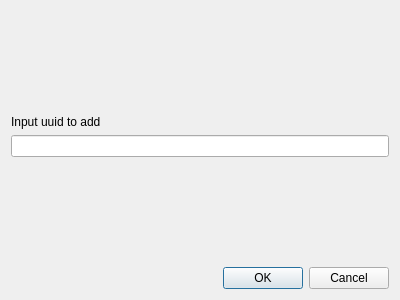
<?xml version="1.0" encoding="UTF-8"?>
<ui version="4.0">
 <class>AddContactPopup</class>
 <widget class="QDialog" name="AddContactPopup">
  <property name="geometry">
   <rect>
    <x>0</x>
    <y>0</y>
    <width>400</width>
    <height>300</height>
   </rect>
  </property>
  <property name="windowTitle">
   <string>Dialog</string>
  </property>
  <layout class="QVBoxLayout" name="verticalLayout_2">
   <item>
    <layout class="QVBoxLayout" name="verticalLayout">
     <item>
      <spacer name="verticalSpacer_2">
       <property name="orientation">
        <enum>Qt::Orientation::Vertical</enum>
       </property>
       <property name="sizeHint" stdset="0">
        <size>
         <width>20</width>
         <height>40</height>
        </size>
       </property>
      </spacer>
     </item>
     <item>
      <widget class="QLabel" name="inputUuidLabel">
       <property name="text">
        <string>Input uuid to add</string>
       </property>
      </widget>
     </item>
     <item>
      <widget class="QLineEdit" name="inputUuidLineEdit"/>
     </item>
     <item>
      <spacer name="verticalSpacer">
       <property name="orientation">
        <enum>Qt::Orientation::Vertical</enum>
       </property>
       <property name="sizeHint" stdset="0">
        <size>
         <width>20</width>
         <height>40</height>
        </size>
       </property>
      </spacer>
     </item>
    </layout>
   </item>
   <item>
    <widget class="QDialogButtonBox" name="buttonBox">
     <property name="orientation">
      <enum>Qt::Orientation::Horizontal</enum>
     </property>
     <property name="standardButtons">
      <set>QDialogButtonBox::StandardButton::Cancel|QDialogButtonBox::StandardButton::Ok</set>
     </property>
    </widget>
   </item>
  </layout>
 </widget>
 <resources/>
 <connections>
  <connection>
   <sender>buttonBox</sender>
   <signal>accepted()</signal>
   <receiver>AddContactPopup</receiver>
   <slot>accept()</slot>
   <hints>
    <hint type="sourcelabel">
     <x>248</x>
     <y>254</y>
    </hint>
    <hint type="destinationlabel">
     <x>157</x>
     <y>274</y>
    </hint>
   </hints>
  </connection>
  <connection>
   <sender>buttonBox</sender>
   <signal>rejected()</signal>
   <receiver>AddContactPopup</receiver>
   <slot>reject()</slot>
   <hints>
    <hint type="sourcelabel">
     <x>316</x>
     <y>260</y>
    </hint>
    <hint type="destinationlabel">
     <x>286</x>
     <y>274</y>
    </hint>
   </hints>
  </connection>
 </connections>
</ui>
